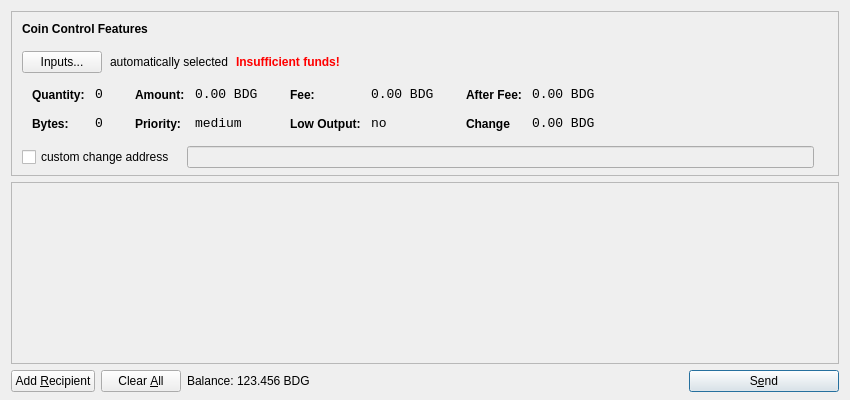
<?xml version="1.0" encoding="UTF-8"?>
<ui version="4.0">
 <class>SendCoinsDialog</class>
 <widget class="QDialog" name="SendCoinsDialog">
  <property name="geometry">
   <rect>
    <x>0</x>
    <y>0</y>
    <width>850</width>
    <height>400</height>
   </rect>
  </property>
  <property name="windowTitle">
   <string>Send Coins</string>
  </property>
  <layout class="QVBoxLayout" name="verticalLayout" stretch="0,1,0">
   <property name="bottomMargin">
    <number>8</number>
   </property>
   <item>
    <widget class="QFrame" name="frameCoinControl">
     <property name="sizePolicy">
      <sizepolicy hsizetype="Expanding" vsizetype="Expanding">
       <horstretch>0</horstretch>
       <verstretch>0</verstretch>
      </sizepolicy>
     </property>
     <property name="maximumSize">
      <size>
       <width>16777215</width>
       <height>16777215</height>
      </size>
     </property>
     <property name="frameShape">
      <enum>QFrame::StyledPanel</enum>
     </property>
     <property name="frameShadow">
      <enum>QFrame::Sunken</enum>
     </property>
     <layout class="QVBoxLayout" name="verticalLayoutCoinControl2">
      <property name="spacing">
       <number>6</number>
      </property>
      <property name="leftMargin">
       <number>0</number>
      </property>
      <property name="topMargin">
       <number>0</number>
      </property>
      <property name="rightMargin">
       <number>0</number>
      </property>
      <property name="bottomMargin">
       <number>6</number>
      </property>
      <item>
       <layout class="QVBoxLayout" name="verticalLayoutCoinControl" stretch="0,0,0,0,1">
        <property name="spacing">
         <number>0</number>
        </property>
        <property name="leftMargin">
         <number>10</number>
        </property>
        <property name="topMargin">
         <number>10</number>
        </property>
        <item>
         <layout class="QHBoxLayout" name="horizontalLayoutCoinControl1">
          <property name="bottomMargin">
           <number>15</number>
          </property>
          <item>
           <widget class="QLabel" name="labelCoinControlFeatures">
            <property name="sizePolicy">
             <sizepolicy hsizetype="Preferred" vsizetype="Maximum">
              <horstretch>0</horstretch>
              <verstretch>0</verstretch>
             </sizepolicy>
            </property>
            <property name="font">
             <font>
              <weight>75</weight>
              <bold>true</bold>
             </font>
            </property>
            <property name="styleSheet">
             <string notr="true">font-weight:bold;</string>
            </property>
            <property name="text">
             <string>Coin Control Features</string>
            </property>
           </widget>
          </item>
         </layout>
        </item>
        <item>
         <layout class="QHBoxLayout" name="horizontalLayoutCoinControl2" stretch="0,0,0,0">
          <property name="spacing">
           <number>8</number>
          </property>
          <property name="bottomMargin">
           <number>10</number>
          </property>
          <item>
           <widget class="QPushButton" name="pushButtonCoinControl">
            <property name="styleSheet">
             <string notr="true"/>
            </property>
            <property name="text">
             <string>Inputs...</string>
            </property>
           </widget>
          </item>
          <item>
           <widget class="QLabel" name="labelCoinControlAutomaticallySelected">
            <property name="text">
             <string>automatically selected</string>
            </property>
            <property name="margin">
             <number>5</number>
            </property>
           </widget>
          </item>
          <item>
           <widget class="QLabel" name="labelCoinControlInsuffFunds">
            <property name="font">
             <font>
              <weight>75</weight>
              <bold>true</bold>
             </font>
            </property>
            <property name="styleSheet">
             <string notr="true">color:red;font-weight:bold;</string>
            </property>
            <property name="text">
             <string>Insufficient funds!</string>
            </property>
            <property name="margin">
             <number>5</number>
            </property>
           </widget>
          </item>
          <item>
           <spacer name="horizontalSpacerCoinControl">
            <property name="orientation">
             <enum>Qt::Horizontal</enum>
            </property>
            <property name="sizeHint" stdset="0">
             <size>
              <width>40</width>
              <height>1</height>
             </size>
            </property>
           </spacer>
          </item>
         </layout>
        </item>
        <item>
         <widget class="QWidget" name="widgetCoinControl" native="true">
          <property name="sizePolicy">
           <sizepolicy hsizetype="Preferred" vsizetype="Preferred">
            <horstretch>0</horstretch>
            <verstretch>0</verstretch>
           </sizepolicy>
          </property>
          <property name="minimumSize">
           <size>
            <width>0</width>
            <height>0</height>
           </size>
          </property>
          <property name="styleSheet">
           <string notr="true"/>
          </property>
          <layout class="QHBoxLayout" name="horizontalLayoutCoinControl5">
           <property name="leftMargin">
            <number>0</number>
           </property>
           <property name="topMargin">
            <number>0</number>
           </property>
           <property name="rightMargin">
            <number>0</number>
           </property>
           <property name="bottomMargin">
            <number>0</number>
           </property>
           <item>
            <layout class="QHBoxLayout" name="horizontalLayoutCoinControl3" stretch="0,0,0,1">
             <property name="spacing">
              <number>20</number>
             </property>
             <property name="topMargin">
              <number>0</number>
             </property>
             <property name="bottomMargin">
              <number>10</number>
             </property>
             <item>
              <layout class="QFormLayout" name="formLayoutCoinControl1">
               <property name="horizontalSpacing">
                <number>10</number>
               </property>
               <property name="verticalSpacing">
                <number>14</number>
               </property>
               <property name="leftMargin">
                <number>10</number>
               </property>
               <property name="topMargin">
                <number>4</number>
               </property>
               <property name="rightMargin">
                <number>6</number>
               </property>
               <item row="0" column="0">
                <widget class="QLabel" name="labelCoinControlQuantityText">
                 <property name="styleSheet">
                  <string notr="true">font-weight:bold;</string>
                 </property>
                 <property name="text">
                  <string>Quantity:</string>
                 </property>
                 <property name="margin">
                  <number>0</number>
                 </property>
                </widget>
               </item>
               <item row="0" column="1">
                <widget class="QLabel" name="labelCoinControlQuantity">
                 <property name="font">
                  <font>
                   <family>Monospace</family>
                   <pointsize>10</pointsize>
                  </font>
                 </property>
                 <property name="cursor">
                  <cursorShape>IBeamCursor</cursorShape>
                 </property>
                 <property name="contextMenuPolicy">
                  <enum>Qt::ActionsContextMenu</enum>
                 </property>
                 <property name="text">
                  <string>0</string>
                 </property>
                 <property name="margin">
                  <number>0</number>
                 </property>
                 <property name="textInteractionFlags">
                  <set>Qt::LinksAccessibleByMouse|Qt::TextSelectableByKeyboard|Qt::TextSelectableByMouse</set>
                 </property>
                </widget>
               </item>
               <item row="1" column="0">
                <widget class="QLabel" name="labelCoinControlBytesText">
                 <property name="styleSheet">
                  <string notr="true">font-weight:bold;</string>
                 </property>
                 <property name="text">
                  <string>Bytes:</string>
                 </property>
                </widget>
               </item>
               <item row="1" column="1">
                <widget class="QLabel" name="labelCoinControlBytes">
                 <property name="font">
                  <font>
                   <family>Monospace</family>
                   <pointsize>10</pointsize>
                  </font>
                 </property>
                 <property name="cursor">
                  <cursorShape>IBeamCursor</cursorShape>
                 </property>
                 <property name="contextMenuPolicy">
                  <enum>Qt::ActionsContextMenu</enum>
                 </property>
                 <property name="text">
                  <string>0</string>
                 </property>
                 <property name="textInteractionFlags">
                  <set>Qt::LinksAccessibleByMouse|Qt::TextSelectableByKeyboard|Qt::TextSelectableByMouse</set>
                 </property>
                </widget>
               </item>
              </layout>
             </item>
             <item>
              <layout class="QFormLayout" name="formLayoutCoinControl2">
               <property name="horizontalSpacing">
                <number>10</number>
               </property>
               <property name="verticalSpacing">
                <number>14</number>
               </property>
               <property name="leftMargin">
                <number>6</number>
               </property>
               <property name="topMargin">
                <number>4</number>
               </property>
               <property name="rightMargin">
                <number>6</number>
               </property>
               <item row="0" column="0">
                <widget class="QLabel" name="labelCoinControlAmountText">
                 <property name="styleSheet">
                  <string notr="true">font-weight:bold;</string>
                 </property>
                 <property name="text">
                  <string>Amount:</string>
                 </property>
                 <property name="margin">
                  <number>0</number>
                 </property>
                </widget>
               </item>
               <item row="0" column="1">
                <widget class="QLabel" name="labelCoinControlAmount">
                 <property name="font">
                  <font>
                   <family>Monospace</family>
                   <pointsize>10</pointsize>
                  </font>
                 </property>
                 <property name="cursor">
                  <cursorShape>IBeamCursor</cursorShape>
                 </property>
                 <property name="contextMenuPolicy">
                  <enum>Qt::ActionsContextMenu</enum>
                 </property>
                 <property name="text">
                  <string>0.00 BDG</string>
                 </property>
                 <property name="textInteractionFlags">
                  <set>Qt::LinksAccessibleByMouse|Qt::TextSelectableByKeyboard|Qt::TextSelectableByMouse</set>
                 </property>
                </widget>
               </item>
               <item row="1" column="0">
                <widget class="QLabel" name="labelCoinControlPriorityText">
                 <property name="styleSheet">
                  <string notr="true">font-weight:bold;</string>
                 </property>
                 <property name="text">
                  <string>Priority:</string>
                 </property>
                </widget>
               </item>
               <item row="1" column="1">
                <widget class="QLabel" name="labelCoinControlPriority">
                 <property name="font">
                  <font>
                   <family>Monospace</family>
                   <pointsize>10</pointsize>
                  </font>
                 </property>
                 <property name="cursor">
                  <cursorShape>IBeamCursor</cursorShape>
                 </property>
                 <property name="contextMenuPolicy">
                  <enum>Qt::ActionsContextMenu</enum>
                 </property>
                 <property name="text">
                  <string>medium</string>
                 </property>
                 <property name="textInteractionFlags">
                  <set>Qt::LinksAccessibleByMouse|Qt::TextSelectableByKeyboard|Qt::TextSelectableByMouse</set>
                 </property>
                </widget>
               </item>
              </layout>
             </item>
             <item>
              <layout class="QFormLayout" name="formLayoutCoinControl3">
               <property name="horizontalSpacing">
                <number>10</number>
               </property>
               <property name="verticalSpacing">
                <number>14</number>
               </property>
               <property name="leftMargin">
                <number>6</number>
               </property>
               <property name="topMargin">
                <number>4</number>
               </property>
               <property name="rightMargin">
                <number>6</number>
               </property>
               <item row="0" column="0">
                <widget class="QLabel" name="labelCoinControlFeeText">
                 <property name="styleSheet">
                  <string notr="true">font-weight:bold;</string>
                 </property>
                 <property name="text">
                  <string>Fee:</string>
                 </property>
                 <property name="margin">
                  <number>0</number>
                 </property>
                </widget>
               </item>
               <item row="0" column="1">
                <widget class="QLabel" name="labelCoinControlFee">
                 <property name="font">
                  <font>
                   <family>Monospace</family>
                   <pointsize>10</pointsize>
                  </font>
                 </property>
                 <property name="cursor">
                  <cursorShape>IBeamCursor</cursorShape>
                 </property>
                 <property name="contextMenuPolicy">
                  <enum>Qt::ActionsContextMenu</enum>
                 </property>
                 <property name="text">
                  <string>0.00 BDG</string>
                 </property>
                 <property name="textInteractionFlags">
                  <set>Qt::LinksAccessibleByMouse|Qt::TextSelectableByKeyboard|Qt::TextSelectableByMouse</set>
                 </property>
                </widget>
               </item>
               <item row="1" column="0">
                <widget class="QLabel" name="labelCoinControlLowOutputText">
                 <property name="styleSheet">
                  <string notr="true">font-weight:bold;</string>
                 </property>
                 <property name="text">
                  <string>Low Output:</string>
                 </property>
                </widget>
               </item>
               <item row="1" column="1">
                <widget class="QLabel" name="labelCoinControlLowOutput">
                 <property name="font">
                  <font>
                   <family>Monospace</family>
                   <pointsize>10</pointsize>
                  </font>
                 </property>
                 <property name="cursor">
                  <cursorShape>IBeamCursor</cursorShape>
                 </property>
                 <property name="contextMenuPolicy">
                  <enum>Qt::ActionsContextMenu</enum>
                 </property>
                 <property name="text">
                  <string>no</string>
                 </property>
                 <property name="textInteractionFlags">
                  <set>Qt::LinksAccessibleByMouse|Qt::TextSelectableByKeyboard|Qt::TextSelectableByMouse</set>
                 </property>
                </widget>
               </item>
              </layout>
             </item>
             <item>
              <layout class="QFormLayout" name="formLayoutCoinControl4">
               <property name="horizontalSpacing">
                <number>10</number>
               </property>
               <property name="verticalSpacing">
                <number>14</number>
               </property>
               <property name="leftMargin">
                <number>6</number>
               </property>
               <property name="topMargin">
                <number>4</number>
               </property>
               <property name="rightMargin">
                <number>6</number>
               </property>
               <item row="0" column="0">
                <widget class="QLabel" name="labelCoinControlAfterFeeText">
                 <property name="styleSheet">
                  <string notr="true">font-weight:bold;</string>
                 </property>
                 <property name="text">
                  <string>After Fee:</string>
                 </property>
                 <property name="margin">
                  <number>0</number>
                 </property>
                </widget>
               </item>
               <item row="0" column="1">
                <widget class="QLabel" name="labelCoinControlAfterFee">
                 <property name="font">
                  <font>
                   <family>Monospace</family>
                   <pointsize>10</pointsize>
                  </font>
                 </property>
                 <property name="cursor">
                  <cursorShape>IBeamCursor</cursorShape>
                 </property>
                 <property name="contextMenuPolicy">
                  <enum>Qt::ActionsContextMenu</enum>
                 </property>
                 <property name="text">
                  <string>0.00 BDG</string>
                 </property>
                 <property name="textInteractionFlags">
                  <set>Qt::LinksAccessibleByMouse|Qt::TextSelectableByKeyboard|Qt::TextSelectableByMouse</set>
                 </property>
                </widget>
               </item>
               <item row="1" column="0">
                <widget class="QLabel" name="labelCoinControlChangeText">
                 <property name="styleSheet">
                  <string notr="true">font-weight:bold;</string>
                 </property>
                 <property name="text">
                  <string>Change</string>
                 </property>
                </widget>
               </item>
               <item row="1" column="1">
                <widget class="QLabel" name="labelCoinControlChange">
                 <property name="font">
                  <font>
                   <family>Monospace</family>
                   <pointsize>10</pointsize>
                  </font>
                 </property>
                 <property name="cursor">
                  <cursorShape>IBeamCursor</cursorShape>
                 </property>
                 <property name="contextMenuPolicy">
                  <enum>Qt::ActionsContextMenu</enum>
                 </property>
                 <property name="text">
                  <string>0.00 BDG</string>
                 </property>
                 <property name="textInteractionFlags">
                  <set>Qt::LinksAccessibleByMouse|Qt::TextSelectableByKeyboard|Qt::TextSelectableByMouse</set>
                 </property>
                </widget>
               </item>
              </layout>
             </item>
            </layout>
           </item>
          </layout>
         </widget>
        </item>
        <item>
         <layout class="QHBoxLayout" name="horizontalLayoutCoinControl4" stretch="0,0,0">
          <property name="spacing">
           <number>12</number>
          </property>
          <property name="sizeConstraint">
           <enum>QLayout::SetDefaultConstraint</enum>
          </property>
          <property name="topMargin">
           <number>5</number>
          </property>
          <property name="rightMargin">
           <number>5</number>
          </property>
          <item>
           <widget class="QCheckBox" name="checkBoxCoinControlChange">
            <property name="text">
             <string>custom change address</string>
            </property>
           </widget>
          </item>
          <item>
           <widget class="QLineEdit" name="lineEditCoinControlChange">
            <property name="enabled">
             <bool>false</bool>
            </property>
            <property name="sizePolicy">
             <sizepolicy hsizetype="Expanding" vsizetype="Fixed">
              <horstretch>0</horstretch>
              <verstretch>0</verstretch>
             </sizepolicy>
            </property>
           </widget>
          </item>
          <item>
           <widget class="QLabel" name="labelCoinControlChangeLabel">
            <property name="sizePolicy">
             <sizepolicy hsizetype="Preferred" vsizetype="Expanding">
              <horstretch>0</horstretch>
              <verstretch>0</verstretch>
             </sizepolicy>
            </property>
            <property name="minimumSize">
             <size>
              <width>0</width>
              <height>0</height>
             </size>
            </property>
            <property name="text">
             <string/>
            </property>
            <property name="margin">
             <number>3</number>
            </property>
           </widget>
          </item>
         </layout>
        </item>
        <item>
         <spacer name="verticalSpacerCoinControl">
          <property name="orientation">
           <enum>Qt::Vertical</enum>
          </property>
          <property name="sizeHint" stdset="0">
           <size>
            <width>800</width>
            <height>1</height>
           </size>
          </property>
         </spacer>
        </item>
       </layout>
      </item>
     </layout>
    </widget>
   </item>
   <item>
    <widget class="QScrollArea" name="scrollArea">
     <property name="widgetResizable">
      <bool>true</bool>
     </property>
     <widget class="QWidget" name="scrollAreaWidgetContents">
      <property name="geometry">
       <rect>
        <x>0</x>
        <y>0</y>
        <width>828</width>
        <height>162</height>
       </rect>
      </property>
      <layout class="QVBoxLayout" name="verticalLayout_2">
       <property name="leftMargin">
        <number>0</number>
       </property>
       <property name="topMargin">
        <number>0</number>
       </property>
       <property name="rightMargin">
        <number>0</number>
       </property>
       <property name="bottomMargin">
        <number>0</number>
       </property>
       <item>
        <layout class="QVBoxLayout" name="entries">
         <property name="spacing">
          <number>6</number>
         </property>
        </layout>
       </item>
       <item>
        <spacer name="verticalSpacer">
         <property name="orientation">
          <enum>Qt::Vertical</enum>
         </property>
         <property name="sizeHint" stdset="0">
          <size>
           <width>20</width>
           <height>40</height>
          </size>
         </property>
        </spacer>
       </item>
      </layout>
     </widget>
    </widget>
   </item>
   <item>
    <layout class="QHBoxLayout" name="horizontalLayout">
     <item>
      <widget class="QPushButton" name="addButton">
       <property name="toolTip">
        <string>Send to multiple recipients at once</string>
       </property>
       <property name="text">
        <string>Add &amp;Recipient</string>
       </property>
       <property name="icon">
        <iconset resource="../bitcoin.qrc">
         <normaloff>:/icons/add</normaloff>:/icons/add</iconset>
       </property>
       <property name="autoDefault">
        <bool>false</bool>
       </property>
      </widget>
     </item>
     <item>
      <widget class="QPushButton" name="clearButton">
       <property name="sizePolicy">
        <sizepolicy hsizetype="Minimum" vsizetype="Fixed">
         <horstretch>0</horstretch>
         <verstretch>0</verstretch>
        </sizepolicy>
       </property>
       <property name="toolTip">
        <string>Remove all transaction fields</string>
       </property>
       <property name="text">
        <string>Clear &amp;All</string>
       </property>
       <property name="icon">
        <iconset resource="../bitcoin.qrc">
         <normaloff>:/icons/remove</normaloff>:/icons/remove</iconset>
       </property>
       <property name="autoRepeatDelay">
        <number>300</number>
       </property>
       <property name="autoDefault">
        <bool>false</bool>
       </property>
      </widget>
     </item>
     <item>
      <layout class="QHBoxLayout" name="horizontalLayout_2">
       <property name="spacing">
        <number>3</number>
       </property>
       <item>
        <widget class="QLabel" name="label">
         <property name="sizePolicy">
          <sizepolicy hsizetype="Preferred" vsizetype="Fixed">
           <horstretch>0</horstretch>
           <verstretch>0</verstretch>
          </sizepolicy>
         </property>
         <property name="text">
          <string>Balance:</string>
         </property>
        </widget>
       </item>
       <item>
        <widget class="QLabel" name="labelBalance">
         <property name="sizePolicy">
          <sizepolicy hsizetype="Preferred" vsizetype="Fixed">
           <horstretch>0</horstretch>
           <verstretch>0</verstretch>
          </sizepolicy>
         </property>
         <property name="cursor">
          <cursorShape>IBeamCursor</cursorShape>
         </property>
         <property name="text">
          <string>123.456 BDG</string>
         </property>
         <property name="textInteractionFlags">
          <set>Qt::LinksAccessibleByMouse|Qt::TextSelectableByKeyboard|Qt::TextSelectableByMouse</set>
         </property>
        </widget>
       </item>
      </layout>
     </item>
     <item>
      <spacer name="horizontalSpacer">
       <property name="orientation">
        <enum>Qt::Horizontal</enum>
       </property>
       <property name="sizeHint" stdset="0">
        <size>
         <width>40</width>
         <height>20</height>
        </size>
       </property>
      </spacer>
     </item>
     <item>
      <widget class="QPushButton" name="sendButton">
       <property name="minimumSize">
        <size>
         <width>150</width>
         <height>0</height>
        </size>
       </property>
       <property name="toolTip">
        <string>Confirm the send action</string>
       </property>
       <property name="text">
        <string>S&amp;end</string>
       </property>
       <property name="icon">
        <iconset resource="../bitcoin.qrc">
         <normaloff>:/icons/send</normaloff>:/icons/send</iconset>
       </property>
       <property name="default">
        <bool>true</bool>
       </property>
      </widget>
     </item>
    </layout>
   </item>
  </layout>
 </widget>
 <resources>
  <include location="../bitcoin.qrc"/>
 </resources>
 <connections/>
</ui>
